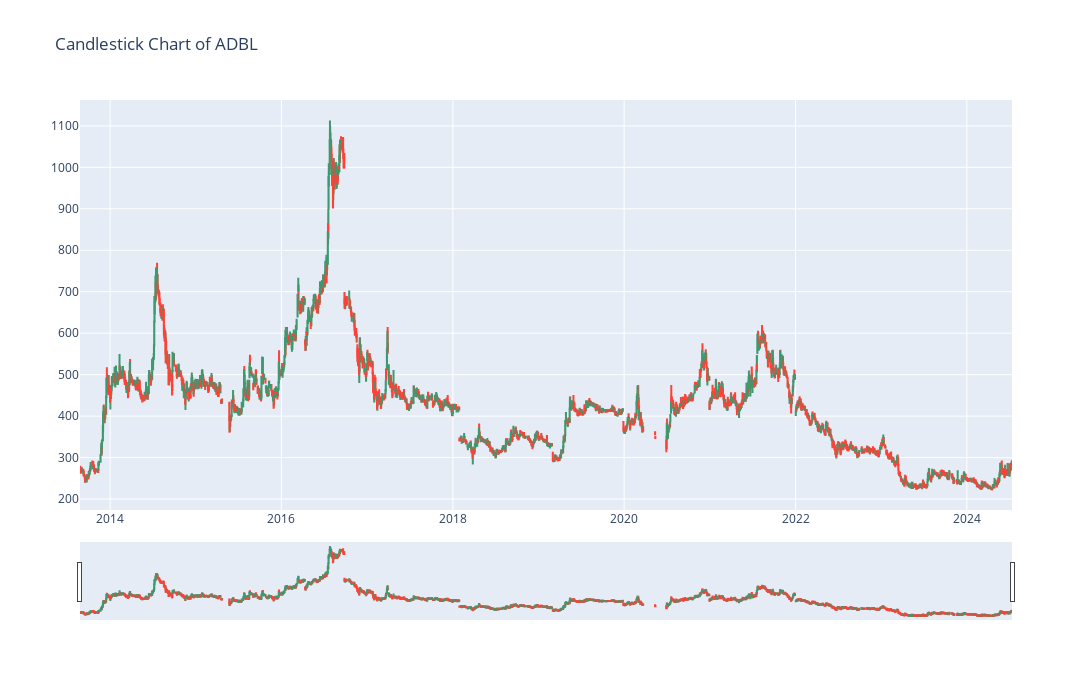

Notebook code for this chart:
### Code cell
import plotly.graph_objects as go

import pandas as pd
from datetime import datetime

# df_ADBL = pd.read_csv('https://raw.githubusercontent.com/plotly/datasets/master/finance-charts-apple.csv')

# plt.figure(figsize=(12, 10))
fig = go.Figure(data=[go.Candlestick(x=df_ADBL['Date'],
                open=df_ADBL['Open'],
                high=df_ADBL['High'],
                low=df_ADBL['Low'],
                close=df_ADBL['Close'])])
fig.update_layout(
    width=1300,  # Set the width
    height=700,  # Set the height
    title='Candlestick Chart of ADBL'
)
fig.show()

### Figure 1 — Plotly figure (JSON) as saved in the notebook; plotly's stock layout.template omitted (floating-point values rounded to 4 significant figures; data arrays with more than 128 entries replaced by an {"elided": "..."} marker saying what was removed)
{"data": [{"close": {"elided": "2477 float values"}, "high": {"elided": "2477 float values"}, "low": {"elided": "2477 float values"}, "open": {"elided": "2477 float values"}, "type": "candlestick", "x": {"elided": "2477 str values"}}], "layout": {"height": 700, "title": {"text": "Candlestick Chart of ADBL"}, "width": 1300}}
